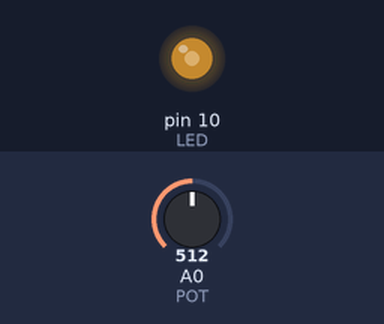
The sketch below on a simulated Arduino Uno, built with avr-gcc and run on an emulated ATmega328P. On the bench: output pins drawn as LEDs (lit = HIGH). The inputs (shaded band) are chosen by the test bench; at power-on: A0 (POT) = 512.

Above: at 1.2 s.
1.3 s: A0 (POT) set to 716
At 2.5 s:
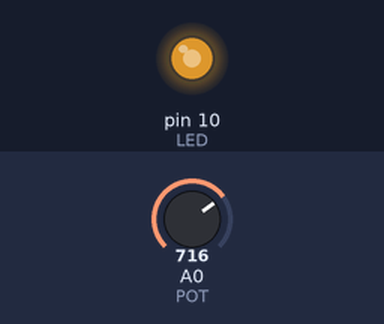
2.9 s: A0 (POT) set to 900
At 3.8 s:
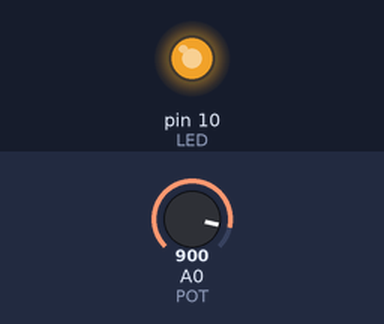
4.5 s: A0 (POT) set to 122
At 5.1 s:
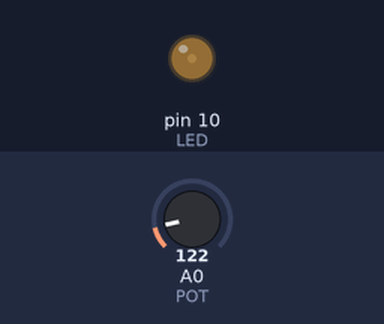
6.1 s: A0 (POT) set to 0
At 7.4 s:
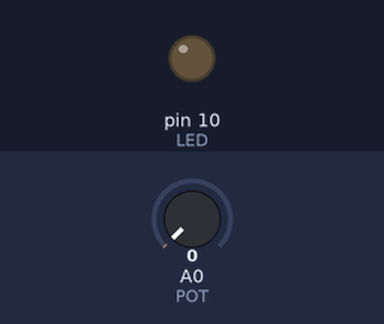
7.7 s: A0 (POT) set to 511
At 8.8 s:
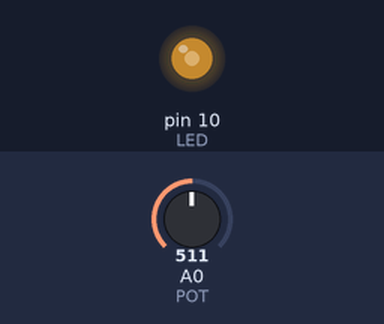
Timing chart, 0 to 10.3 s (numbered marks = the images above; inputs shaded):
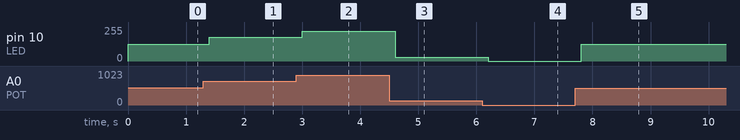

The sketch:

04-Analog_Pins.ino
```cpp
//
// Analog pins explained
//
#define LED 10
#define POT A0

void setup()
{
  pinMode(LED, OUTPUT);
}

void loop()
{
  int sensorValue = analogRead(POT);
  int ledPWM = map(sensorValue, 0, 1023, 0, 255);
  analogWrite(LED, ledPWM);
  delay(200);
}
```

Measured:
- after the input at 1.3 s, pin 10 (LED): 127/255 → 178/255 after 0.10 s
- after the input at 2.9 s, pin 10 (LED): 178/255 → 224/255 after 0.10 s
- after the input at 4.5 s, pin 10 (LED): 224/255 → 30/255 after 0.10 s
- after the input at 6.1 s, pin 10 (LED): 30/255 → 0/255 after 0.11 s
- after the input at 7.7 s, pin 10 (LED): 0/255 → 127/255 after 0.11 s
